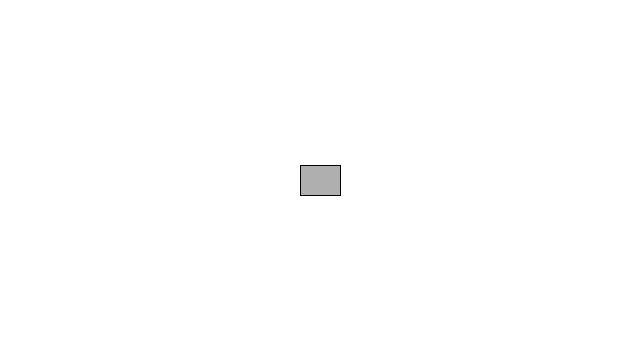
Frame 1 (no input)
Frame 60 (the mouse pressed at the canvas centre just before this capture): identical to frame 1, image omitted
Frame 120 (the mouse held since frame 60 and released just before this capture): identical to frame 1, image omitted

The Processing sketch that drew this single still picture (run headless with seeded random() and noise(); from frame 60 on, the mouse is pressed at the canvas centre):

// Processing sketch: day_14
// ── day_14.pde
Car myCar; //declaring car object as global variable

void setup(){
  size(640,360);
  myCar = new Car();
}
void draw(){
  background(255);
  myCar.display();
}
class Car {
  color c;
  float xpos;
  float ypos;
  float xspeed;
  
  Car(){ //Constructor, set variables
  c = color(175);
  xpos = width/2;
  ypos = height/2;
  xspeed = 1;
  }
  void display(){ //Function
  rectMode(CENTER);
  stroke(0);
  fill(c);
  rect(xpos,ypos,40,30);
 }
 void move(){ //Function
  xpos = xpos + xspeed;
  if (xpos > width){
    xpos = 0;
  }
 }
}
